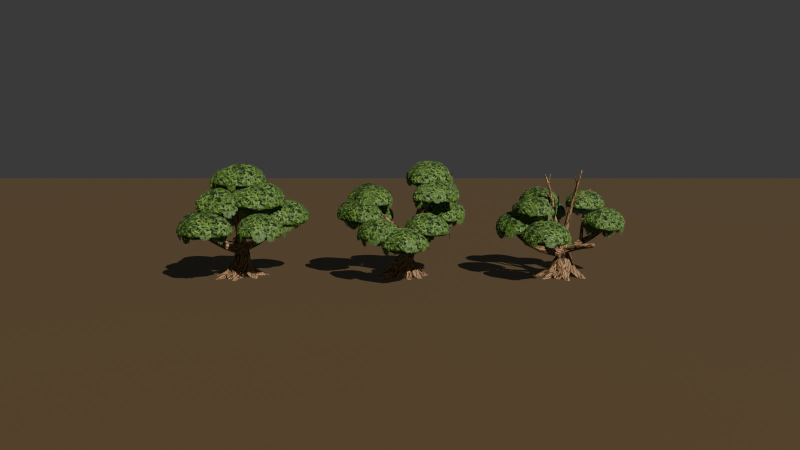
#> input picture docs/checkpoints/tree_hero_oak_c/c-lineup.jpg, 1600 x 900 px, given in place of ref-1.jpg, which was not available (shown at 1/2 size)
$ python sheet.py
#> lines starting #> are read from the running program, lines starting #| are printed output that depends on the picture; pictures that were not available may be replaced by others from this repository, and a replacement may not be noted
#> `sheet = Image.new("RGB", (W * 4, H * len(rows)), (30, 30, 30))`: sheet: PIL image 1920x1800 RGB; every value is 30
"""Review sheet for tree_hero_oak_c: the approved reference, the textured EEVEE stills beside the hero
and _b, and the play shots (roosting birds, pair, play distance and top for the variant and the hero,
scale with all three hero oaks and a house cluster, sun and shade close-ups, dead top, trunk, wind pair,
eye level for both and under the variant's crown). Usage: python3 docs/checkpoints/tree_hero_oak_c/sheet.py
(from the repo root, after run.sh). Writes docs/checkpoints/tree_hero_oak_c/sheet.jpg."""
import pathlib

from PIL import Image, ImageDraw

D = pathlib.Path("docs/checkpoints/tree_hero_oak_c")
W = 480
H = 300


def tile(path, label):
#> called with label = 'approved ref-1 (tree_hero_oak)'
    im = Image.open(path).convert("RGB")
#> im is the input picture: PIL image 1600x900 RGB; mean R, G, B 70.9, 62.5, 48.7
    im = im.resize((W, int(im.height * W / im.width)))
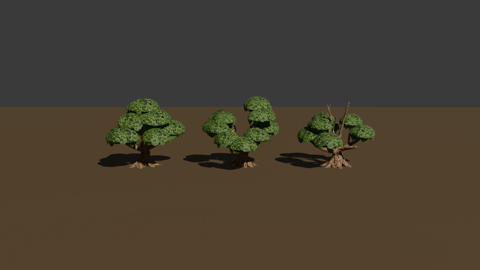
#> im: PIL image 480x270 RGB; mean R, G, B 70.9, 62.5, 48.7
    if im.height > H:
        top = (im.height - H) // 2
        im = im.crop((0, top, W, top + H))
    out = Image.new("RGB", (W, H), (30, 30, 30))
#> out: PIL image 480x300 RGB; every value is 30
    out.paste(im, (0, (H - im.height) // 2))
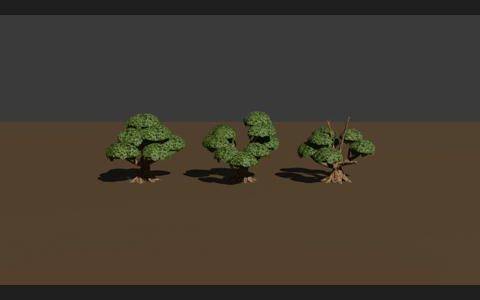
#> out: PIL image 480x300 RGB; mean R, G, B 66.8, 59.3, 46.9
    d = ImageDraw.Draw(out)
    d.rectangle((0, 0, W, 20), fill=(0, 0, 0))
    d.text((6, 4), label, fill=(255, 255, 255))
    return out


rows = [
    [(pathlib.Path("assets-source/refs/tree_hero_oak/ref-1.jpg"), "approved ref-1 (tree_hero_oak)"),
     (D / "c-lineup.jpg", "EEVEE textured from the south: hero, _b, _c"),
     (D / "c-lineup-e.jpg", "EEVEE textured from the east: _c, _b, hero"),
     (D / "c-lineup-top.jpg", "EEVEE top: hero, _b, _c (open dead middle)")],
    [(D / "c-close.jpg", "EEVEE close-up: dead leaders, tines, stub"),
     (D / "oakc-roost.jpg", "play: birds roosting on tree_hero_oak_c"),
     (D / "oakc-roost-close.jpg", "birds on the lobe tops, close"),
     (D / "oakc-play-pair.jpg", "play: _c at (-1,0) left, hero at (1,0) right")],
    [(D / "oakc-play.jpg", "play distance: tree_hero_oak_c"),
     (D / "oak-play.jpg", "play distance: tree_hero_oak (same camera)"),
     (D / "oakc-top.jpg", "top: tree_hero_oak_c"),
     (D / "oak-top.jpg", "top: tree_hero_oak")],
    [(D / "oakc-scale.jpg", "scale: _c (-1,0), hero (1,0), _b (1,-2), houses (0,-1)"),
     (D / "oakc-close-sun.jpg", "sun side close-up ~8 m: _c"),
     (D / "oakc-close-shade.jpg", "shade side close-up ~8 m: _c"),
     (D / "oakc-deadtop.jpg", "dead top, ~14 m: _c")],
    [(D / "oakc-trunk-sun.jpg", "trunk, stub and limbs, sun side: _c"),
     (D / "oakc-eye.jpg", "eye level 1.7 m, 20 m south: _c"),
     (D / "oak-eye.jpg", "eye level 1.7 m, 20 m south: hero"),
     (D / "oakc-under.jpg", "walk eye level under the crown: _c")],
    [(D / "oakc-wind-a.jpg", "wind pair, frame 0: _c"),
     (D / "oakc-wind-b.jpg", "wind pair, +75 frames: _c"),
     (D / "c-wind-u.jpg", "wind U (sway) on LOD0: black 0, white 1")],
]
sheet = Image.new("RGB", (W * 4, H * len(rows)), (30, 30, 30))
for j, r in enumerate(rows):
    for i, (p, label) in enumerate(r):
        sheet.paste(tile(p, label), (i * W, j * H))
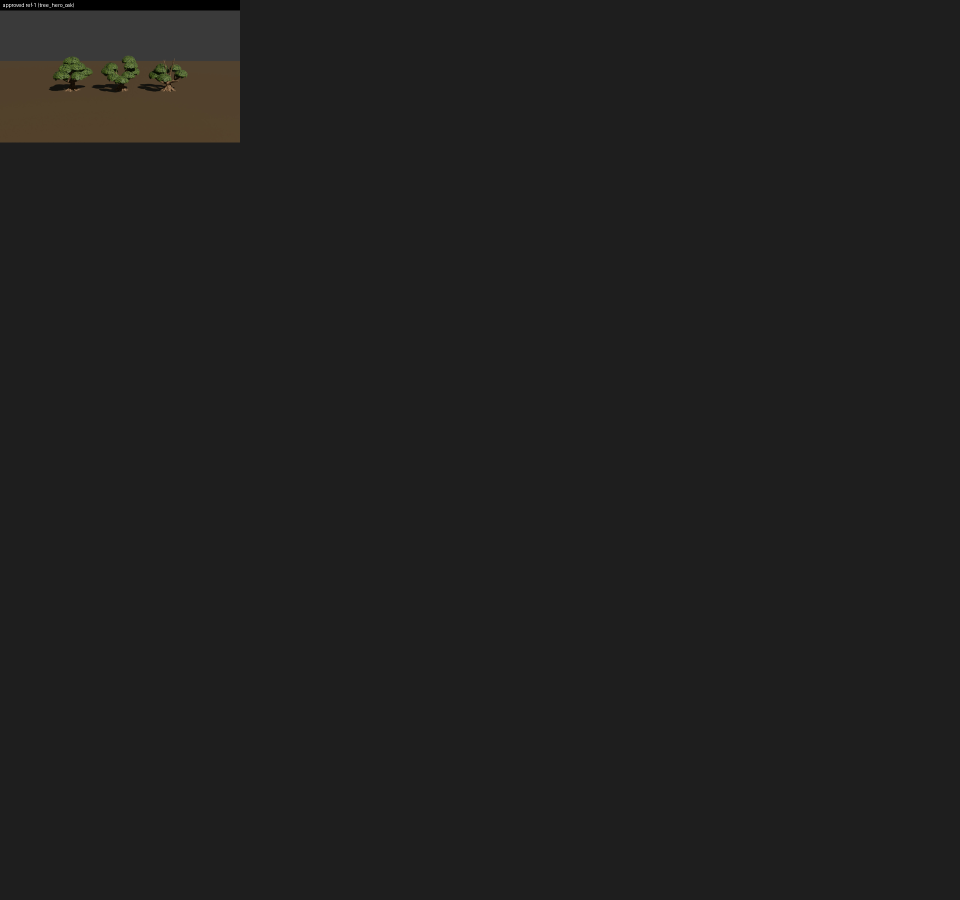
#> sheet: PIL image 1920x1800 RGB (shown at 1/2 size); mean R, G, B 31.4, 31.1, 30.6
#> pass 2 of the loop `for j, r in enumerate(rows):`:
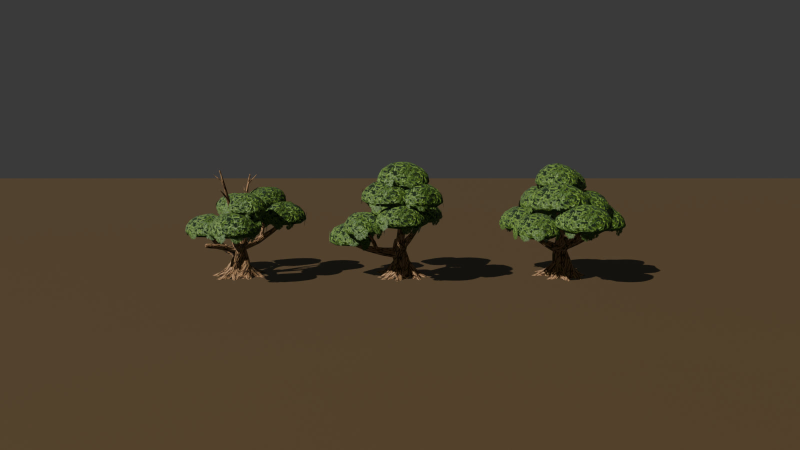
#> input picture docs/checkpoints/tree_hero_oak_c/c-lineup-e.jpg, 1600 x 900 px, given in place of c-close.jpg, which was not available (shown at 1/2 size)
#> in tile, im is the input picture: PIL image 1600x900 RGB; mean R, G, B 70.7, 62.1, 48.8
#> im: PIL image 480x270 RGB
#> in tile (call 5), `out.paste(im, (0, (H - im.height) // 2))`:
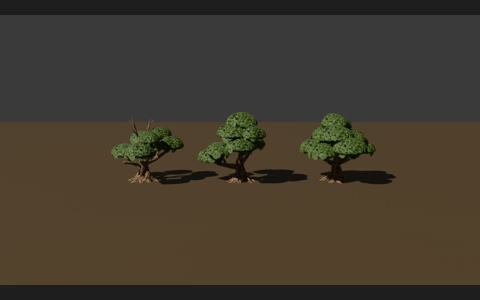
#> out: PIL image 480x300 RGB; mean R, G, B 66.6, 58.9, 46.9
#> `sheet.paste(tile(p, label), (i * W, j * H))`:
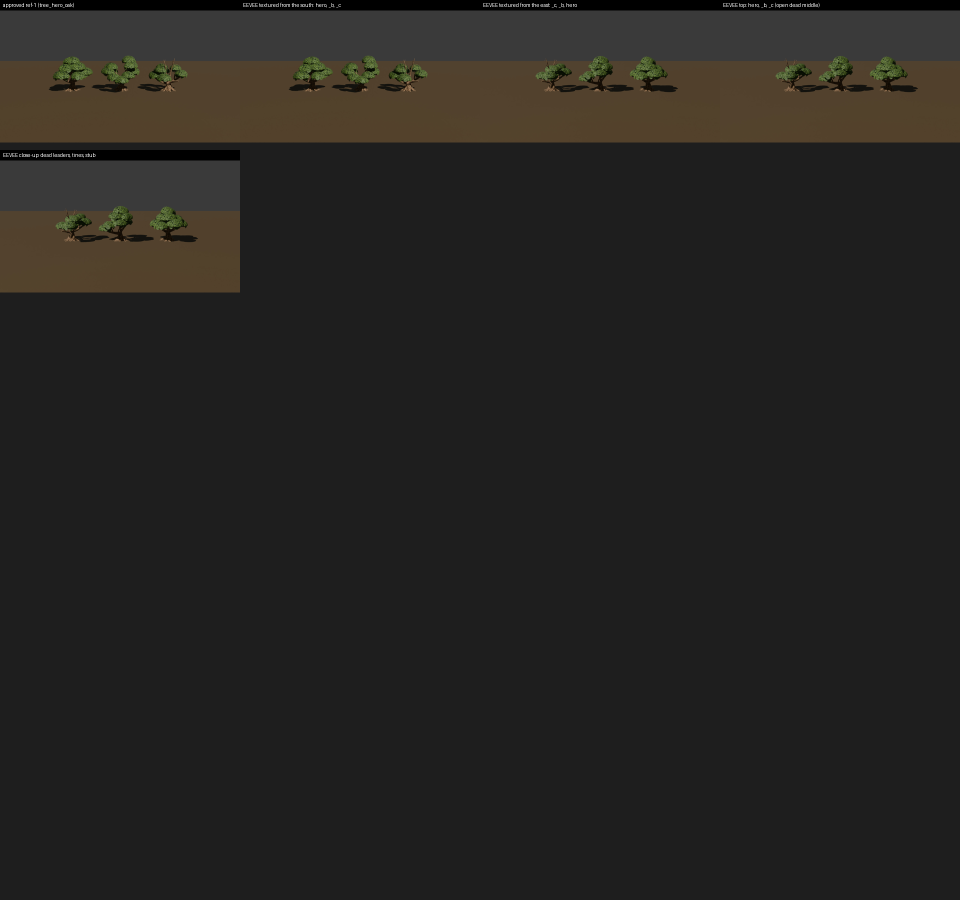
#> sheet: PIL image 1920x1800 RGB (shown at 1/2 size); mean R, G, B 37.2, 35.6, 33.1
#> (the run stopped early here; a loop or call above may not have finished)
